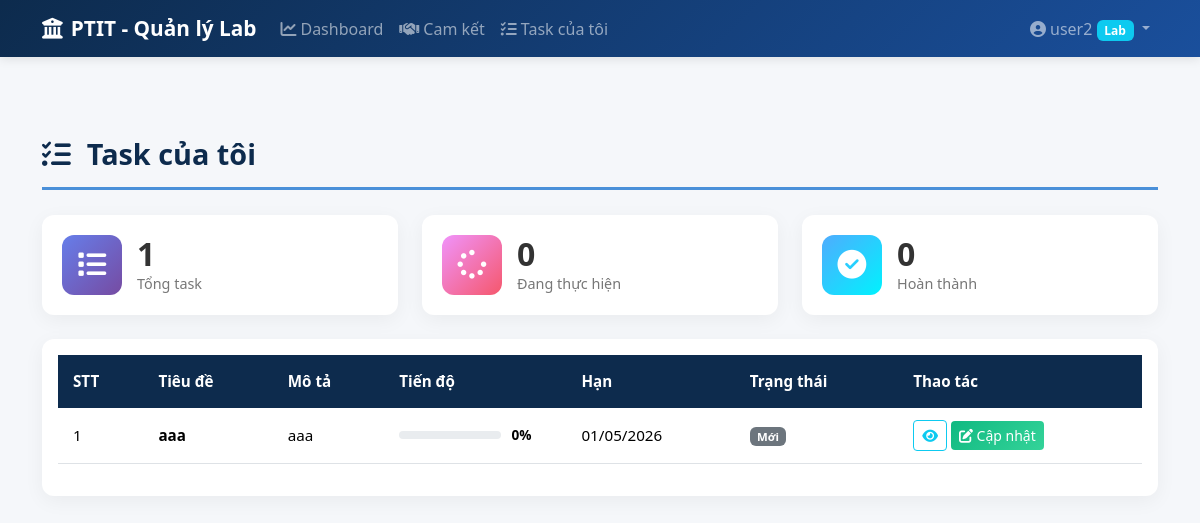
Before: /my-tasks (signed in) with the older database file.
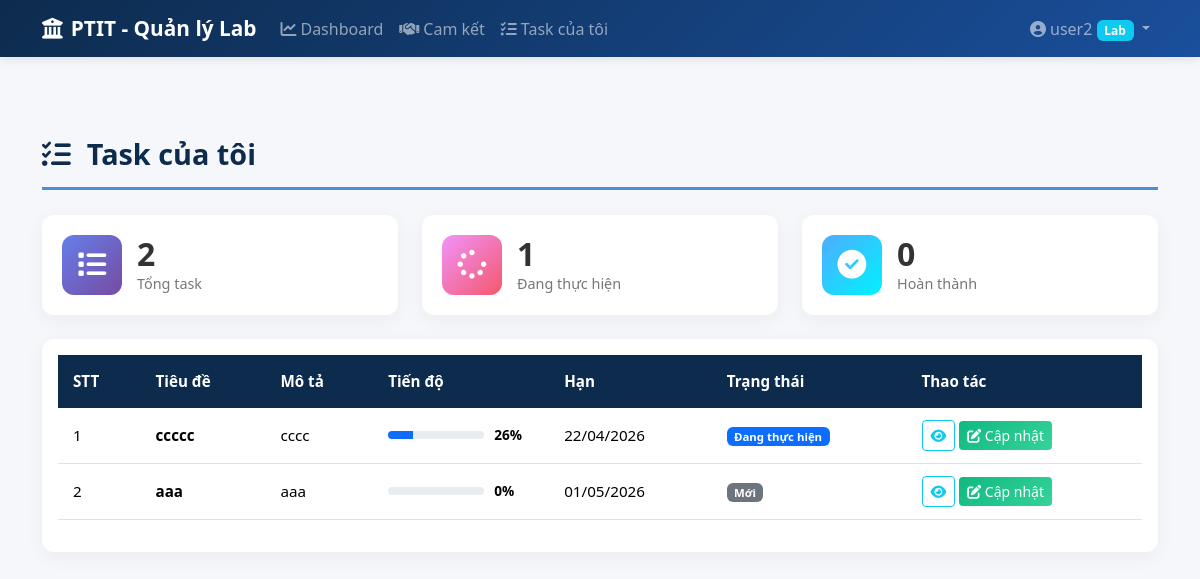
After: the same page with the newer database file.
### app/models.py (models this page shows, shortened)
class Commitment(db.Model):
    __tablename__ = 'commitments'
    id = db.Column(db.Integer, primary_key=True)
    title = db.Column(db.String(200), nullable=False)
    description = db.Column(db.Text)
    lab_id = db.Column(db.Integer, db.ForeignKey('labs.id'), nullable=False)
    assigned_to = db.Column(db.Integer, db.ForeignKey('users.id'), nullable=True)  # User được giao
    start_date = db.Column(db.Date, nullable=False)
    deadline = db.Column(db.Date, nullable=False)
    progress = db.Column(db.Integer, default=0)  # 0-100
    status = db.Column(db.String(20), default='Mới')  # Mới, Đang thực hiện, Hoàn thành, Quá hạn
    created_by = db.Column(db.Integer, db.ForeignKey('users.id'))
    created_at = db.Column(db.DateTime, default=datetime.utcnow)
    updated_at = db.Column(db.DateTime, default=datetime.utcnow, onupdate=datetime.utcnow)
    creator = db.relationship('User', foreign_keys=[created_by], backref='commitments_created')
    assignee = db.relationship('User', foreign_keys=[assigned_to], backref='tasks_assigned')
    progress_updates = db.relationship('ProgressUpdate', backref='commitment', lazy=True, cascade='all, delete-orphan')

### app/routes/main.py (the view)
@bp.route('/my-tasks')
@login_required
def my_tasks():
    if current_user.is_admin():
        flash('Trang này dành cho user Lab.', 'info')
        return redirect(url_for('main.dashboard'))
    today = datetime.utcnow().date()
    my_tasks_list = Commitment.query.filter_by(assigned_to=current_user.id).order_by(Commitment.deadline.asc()).all()
    total = len(my_tasks_list)
    completed = len([t for t in my_tasks_list if t.status == 'Hoàn thành'])
    active = len([t for t in my_tasks_list if t.status == 'Đang thực hiện'])
    overdue = len([t for t in my_tasks_list if t.status == 'Quá hạn'])
    return render_template('my_tasks.html',
                           my_tasks=my_tasks_list,
                           total=total, completed=completed,
                           active=active, overdue=overdue,
                           today=today)

### app/models.py (called while the page is built)
    def is_admin(self):
        return self.role == 'admin'

### templates/my_tasks.html (shortened to what the changed rows need)
{% extends "base.html" %}
{% block content %}
<h1 class="page-title">
    <i class="fas fa-tasks me-3"></i>Task của tôi
</h1>
<div class="row g-4 mb-4">
    <div class="col-md-4">
        <div class="stat-card stat-total">
            <div class="stat-info">
                <h3>{{ total }}</h3>
                <p>Tổng task</p>
            </div>
        </div>
    </div>
    <div class="col-md-4">
        <div class="stat-card stat-active">
            <div class="stat-info">
                <h3>{{ active }}</h3>
                <p>Đang thực hiện</p>
            </div>
        </div>
    </div>
</div>
<div class="card">
    <div class="card-body">
        <div class="table-responsive">
            <table class="table table-hover">
                <thead>
                    <tr>
                        <th>STT</th>
                        <th>Tiêu đề</th>
                        <th>Mô tả</th>
                        <th>Tiến độ</th>
                        <th>Hạn</th>
                        <th>Trạng thái</th>
                        <th>Thao tác</th>
                    </tr>
                </thead>
                <tbody>
                    {% for task in my_tasks %}
                    <tr class="{{ 'table-danger' if task.status == 'Quá hạn' else '' }}">
                        <td>{{ loop.index }}</td>
                        <td>
                            <strong>{{ task.title }}</strong>
                        </td>
                        <td>{{ task.description[:50] }}{% if task.description|length > 50 %}...{% endif %}</td>
                        <td style="min-width: 120px;">
                            <div class="progress-wrapper">
                                <div class="progress">
                                    <div class="progress-bar bg-{{ 'success' if task.progress >= 100 else 'primary' }}"
                                         style="width: {{ task.progress }}%">
                                    </div>
                                </div>
                                <span class="progress-text">{{ task.progress }}%</span>
                            </div>
                        </td>
                        <td>
                            {% if task.deadline < today %}
                            <span class="text-danger">
                                <i class="fas fa-calendar-times me-1"></i>
                                {{ task.deadline.strftime('%d/%m/%Y') }}
                            </span>
                            {% else %}
                            {{ task.deadline.strftime('%d/%m/%Y') }}
                            {% endif %}
                        </td>
                        <td>
                            {% if task.status == 'Hoàn thành' %}
                            <span class="badge bg-success">{{ task.status }}</span>
                            {% elif task.status == 'Quá hạn' %}
                            <span class="badge bg-danger">{{ task.status }}</span>
                            {% elif task.status == 'Đang thực hiện' %}
                            <span class="badge bg-primary">{{ task.status }}</span>
                            {% else %}
                            <span class="badge bg-secondary">{{ task.status }}</span>
                            {% endif %}
                        </td>
                        <td>
                            <a href="{{ url_for('commitments.commitments_detail', commitment_id=task.id) }}"
                               class="btn btn-sm btn-outline-info">
                                <i class="fas fa-eye"></i>
                            </a>
                            <a href="{{ url_for('commitments.progress_update', commitment_id=task.id) }}"
                               class="btn btn-sm btn-success">
                                <i class="fas fa-edit"></i> Cập nhật
                            </a>
                        </td>
                    </tr>
                    {% endfor %}
                </tbody>
            </table>
        </div>
    </div>
</div>
{% endblock %}

Changed rows visible on the page:
added Commitment: title "ccccc", description "cccc", progress "26", deadline "22/04/2026", status "Đang thực hiện"
Other visible differences:
{{ total }}: "1" → "2"
{{ active }}: "0" → "1"
